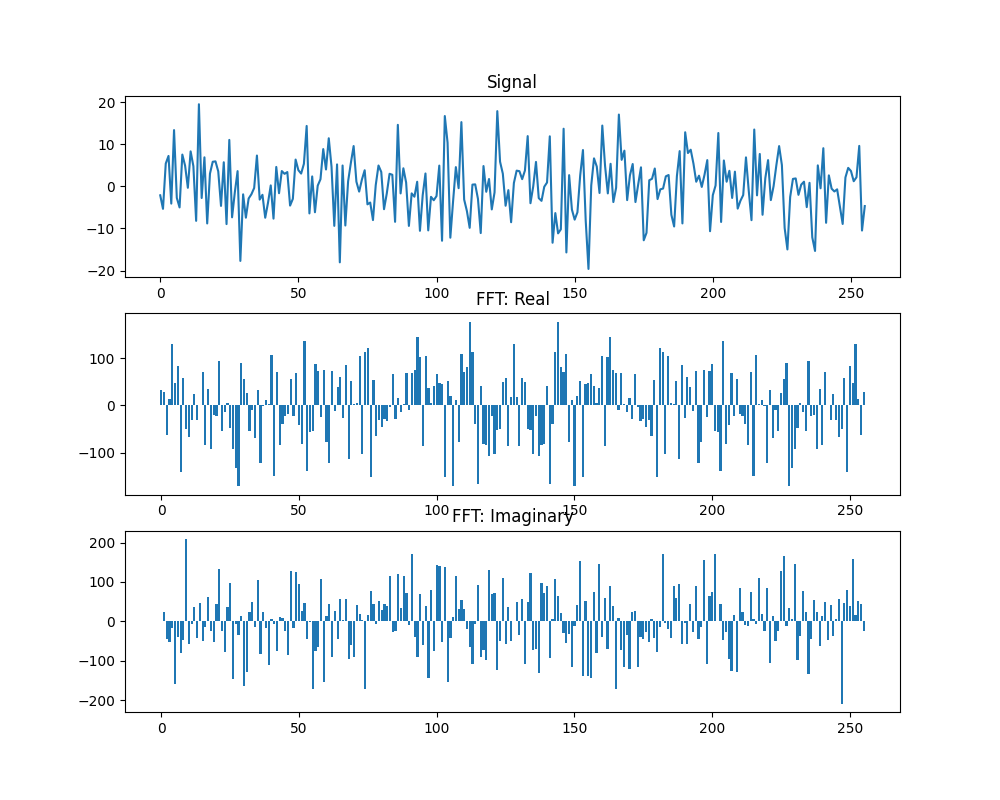

The script that drew this image:
# Laba4. FFT

import sys
sys.path.append('../lab1')

import numpy as np
import matplotlib.pyplot as plt
import math

from random import random
from lab1 import generate_signal, draw, DrawOption, N, n, w, A, x


def fft(signal):
  def factor(pk, n):
    angle = -2 * math.pi / n * pk
    return complex(math.cos(angle), math.sin(angle))
  
  def inner_fft(signal, p, level_factor):
    n = len(signal)
    next_n = n // 2
    next_p = p % next_n
    if n > 2:
      signal_odd = np.array([signal[i] for i in range(1, n) if i % 2 == 1])
      signal_pair = np.array([signal[i] for i in range(n) if i % 2 == 0])
      next_factor = factor(next_p, next_n)
      f_odd = inner_fft(signal_odd, next_p, next_factor)
      f_pair = inner_fft(signal_pair, next_p, next_factor)
      return f_pair + level_factor * f_odd
    
    w_odd = -1 if p % 2 else 1
    return signal[0] + signal[1] * w_odd
  
  length = len(signal)
  result = np.array([inner_fft(signal, p, factor(p, length)) for p in range(length)])
  real, image = np.array([i.real for i in result]), np.array([i.imag for i in result])
  return real, image

def main_fn():
  signal = np.array([generate_signal(i) for i in range(N)])
  real, imagine = fft(signal)
  options = [
    DrawOption("Signal", "plot"),
    DrawOption("FFT: Real", "bar"),
    DrawOption("FFT: Imaginary", "bar")
  ]
  draw([signal, real, imagine], options, "lab4.png")

if __name__ == '__main__':
  main_fn()
